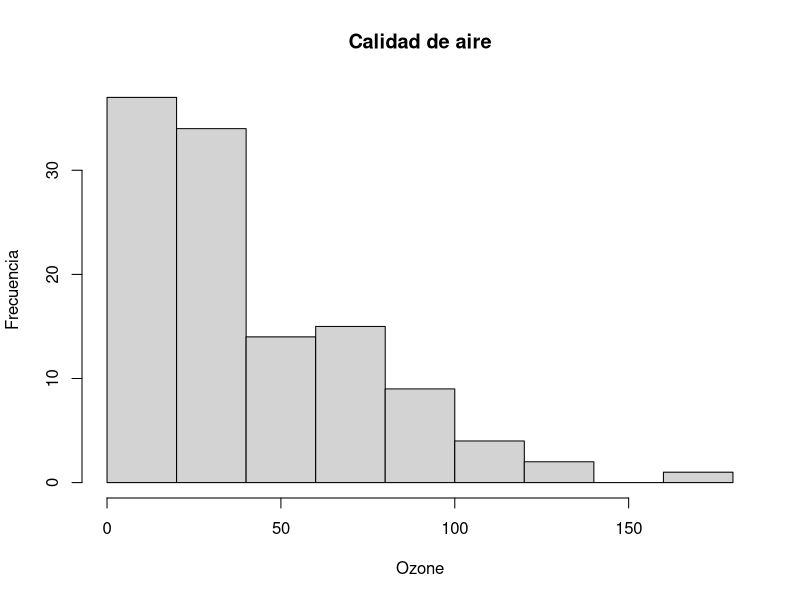

Write R code to recreate this figure. (Note: this script raises an error after producing the figure.)
#Parcial 1 fecha 26/09/2020
#Alumno: Allan Antonio Vargas Escobar carnet: 999003571
#base de datos

#1. Utilizando el conjunto de datos "airquality" ¿Cuál es la media, mediana y moda de la variable Temp?
View(airquality)
airquality

#promedio
mean(airquality$Temp)
#mediana
median(airquality$Temp)
#moda
library(modeest)
mfv(airquality$Temp)
mlv(airquality$Temp, method = "mfv")

#R/ la media es 77.88235, mediana 79, y moda 81.


#2. Utilizando el conjunto de datos "airquality" calcule el grado de simetría de la variable SolarR. ¿Qué significa el valor de su simetría?

library(psych)
skew(airquality$Solar.R)

#R/ la asimetria de SolarR es de -0.4192893 siendo esta negativa, y los datos se reunen mas a la derecha.

#3. Utilizando el conjunto de datos "airquality" ¿Cuál es la media, mediana y moda de la variable Wind?

#promedio
mean(airquality$Wind)
#mediana
median(airquality$Wind)
#moda
library(modeest)
mfv(airquality$Wind)
mlv(airquality$Wind, method = "mfv")

#R/ la media es 9.957516, la mediana es 9.7, moda es 11.5


#4. Utilizando el conjunto de datos "airquality" indique qué desviación estándar es más adecuada. ¿La de Wind o la de Ozono?
?sd
sd(airquality$Wind)
sd(airquality$Ozone, na.rm = TRUE)

#R/desviación estandar de wind es 3.523001 y la de Ozone es 32.98788, siendo la mas adecuada wind por ser mas pequeña y tener los datos menos dispersos respecto a la media.


#5. Utilizando el conjunto de datos "airquality" grafique el histograma de la variable Ozono e indique qué tipo de asimetría tiene

skew(airquality$Ozone)

hist(x = airquality$Ozone, main = "Calidad de aire", 
     xlab = "Ozone", ylab = "Frecuencia")

#R/ la asimetria de Ozone es de 1.209866 siendo esta positiva, y los datos se reunen mas a la izquierda.

#6. Utilizando el conjunto de datos "diamonds" y la librería GGPLOT realice un histograma con la variable Carat en su eje X. ¿Qué tipo de simetría presenta la gráfica?

View(diamonds)

skew(diamonds$carat)

library(ggplot2)

ggplot(diamonds) + 
  geom_histogram(binwidth = 0.2, aes(x = carat), fill = 'steelblue') + 
  xlab("carat") + 
  ylab("Frecuencia") + 
  ggtitle("Distribución de la variable carat") +
  theme_minimal()


#R/ observando el histograma es una asimetria positiva, con mayor datos a la izquierda, se saco el valor para corroborar siendo de 1.11.


#7. Utilizando el conjunto de datos "diamonds" y la librería GGPLOT y realizando el diagrama de cajas entre las variables Carat y Price indique cuál de las siguientes opciones es correcta


ggplot(data = diamonds, aes(x = carat, y = price)) + 
  geom_boxplot(color = 'black', alpha = 0.6) +  
  xlab('carat') + 
  ylab('price') +
  ggtitle('carat por price') + 
  theme_minimal()

#R/ ninguna es correcta


#8. Utilizando el conjunto de datos "diamonds" y la librería GGPLOT y realizando un diagráma de dispersión entre las variables "Y" y "Z", indique la relación entre las variables (Seleccione 2 posibles respuestas)

ggplot(diamonds, aes(x = y, y = z)) + 
  geom_point() + geom_smooth()

#R/ a y e.

#9. Utilizando el conjunto de datos "diamonds" y la librería GGPLOT y realizando un diagrama de dispersión entre las variables Carat y Price indique la relación de las variables

ggplot(diamonds, aes(x = carat, y = price)) + geom_point()


#R/ a.


#10. Utilizando el conjunto de datos "diamonds" y la librería GGPLOT, diagrame una gráfica de barras con la variable color. ¿Cual es el color con mayor frecuencia?

ggplot(diamonds, aes(x = color)) + 
  geom_bar(color = 'darkslategray', fill = 'steelblue') + 
  xlab("color") + 
  ylab("frecuencias") + 
  ggtitle("Gráfico de Barras")

#R/ el grupo G.


#11. Se ha tomado una muestra de 20 elementos, donde la probabilidad de éxito es del 60%. Calcule la probabilidad de densidad y grafique sus valores. ¿Qué tipo de sesgo se observa en los resultados?


dpois(0:48, 20)
barplot(dpois(0:48, 20), main = "Probabilidad", xlab = "Quejas", ylab = "Probabilidad")

#R/ sesgo negativo porque p >0.5

#12. Una oficina de servicio al cliente recibe en promedio 20 quejas en un día. Calcule la probabilidad de densidad y grafique sus valores. ¿Qué observa en la gráfica?

dbinom(0:20, 20, 0.6)
dbinomial <- dbinom(0:20, 20, 0.6)
barplot(dbinomial, main = "Probabilidad de Exito", xlab = "exitos", ylab = "frecuencia")

#R/ la gráfica es simetrica.
